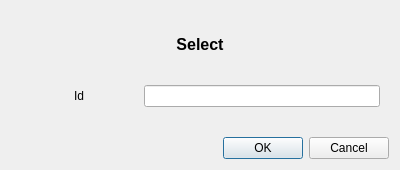
<?xml version="1.0" encoding="UTF-8"?>
<ui version="4.0">
 <class>SelectDialog</class>
 <widget class="QDialog" name="SelectDialog">
  <property name="geometry">
   <rect>
    <x>0</x>
    <y>0</y>
    <width>400</width>
    <height>170</height>
   </rect>
  </property>
  <property name="windowTitle">
   <string>Dialog</string>
  </property>
  <layout class="QGridLayout" name="gridLayout">
   <item row="0" column="0">
    <layout class="QVBoxLayout" name="verticalLayout">
     <item>
      <spacer name="verticalSpacer_3">
       <property name="orientation">
        <enum>Qt::Vertical</enum>
       </property>
       <property name="sizeHint" stdset="0">
        <size>
         <width>20</width>
         <height>40</height>
        </size>
       </property>
      </spacer>
     </item>
     <item>
      <widget class="QLabel" name="label_2">
       <property name="font">
        <font>
         <pointsize>12</pointsize>
         <bold>true</bold>
        </font>
       </property>
       <property name="text">
        <string>Select</string>
       </property>
       <property name="alignment">
        <set>Qt::AlignCenter</set>
       </property>
      </widget>
     </item>
     <item>
      <spacer name="verticalSpacer_2">
       <property name="orientation">
        <enum>Qt::Vertical</enum>
       </property>
       <property name="sizeHint" stdset="0">
        <size>
         <width>20</width>
         <height>40</height>
        </size>
       </property>
      </spacer>
     </item>
     <item>
      <layout class="QHBoxLayout" name="horizontalLayout" stretch="1,2">
       <property name="leftMargin">
        <number>9</number>
       </property>
       <property name="rightMargin">
        <number>9</number>
       </property>
       <item>
        <widget class="QLabel" name="label">
         <property name="text">
          <string>Id</string>
         </property>
         <property name="alignment">
          <set>Qt::AlignCenter</set>
         </property>
        </widget>
       </item>
       <item>
        <widget class="QLineEdit" name="lineEdit"/>
       </item>
      </layout>
     </item>
     <item>
      <spacer name="verticalSpacer">
       <property name="orientation">
        <enum>Qt::Vertical</enum>
       </property>
       <property name="sizeHint" stdset="0">
        <size>
         <width>20</width>
         <height>40</height>
        </size>
       </property>
      </spacer>
     </item>
    </layout>
   </item>
   <item row="1" column="0">
    <widget class="QDialogButtonBox" name="buttonBox">
     <property name="orientation">
      <enum>Qt::Horizontal</enum>
     </property>
     <property name="standardButtons">
      <set>QDialogButtonBox::Cancel|QDialogButtonBox::Ok</set>
     </property>
    </widget>
   </item>
  </layout>
 </widget>
 <resources/>
 <connections>
  <connection>
   <sender>buttonBox</sender>
   <signal>accepted()</signal>
   <receiver>SelectDialog</receiver>
   <slot>accept()</slot>
   <hints>
    <hint type="sourcelabel">
     <x>248</x>
     <y>254</y>
    </hint>
    <hint type="destinationlabel">
     <x>157</x>
     <y>274</y>
    </hint>
   </hints>
  </connection>
  <connection>
   <sender>buttonBox</sender>
   <signal>rejected()</signal>
   <receiver>SelectDialog</receiver>
   <slot>reject()</slot>
   <hints>
    <hint type="sourcelabel">
     <x>316</x>
     <y>260</y>
    </hint>
    <hint type="destinationlabel">
     <x>286</x>
     <y>274</y>
    </hint>
   </hints>
  </connection>
 </connections>
</ui>
